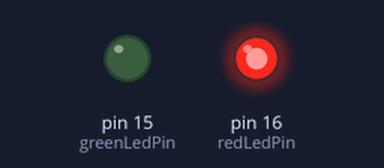
The sketch below on a simulated Arduino Uno, built with avr-gcc and run on an emulated ATmega328P. Shown: output pins drawn as LEDs (lit = HIGH). What the sketch prints to the serial monitor is not drawn.

Above: at 0.1 s.
Timing chart, 0 to 1.6 s (numbered marks = the images above):
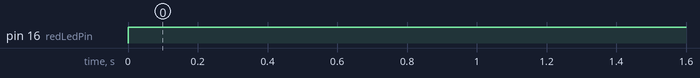

Measured:
- by itself, pin 16 (redLedPin): LOW → HIGH at 0.00 s

The sketch:

Test.ino
```cpp
const int mainDoorPin = 3;
const int receptionWindowPin = 4;
const int checkoutWindowPin = 5;

const int mainPowerPin = 10;

const int greenLedPin = 15;
const int redLedPin = 16;

bool mainDoorState;
bool receptionWindowState;
bool checkoutWindowState;

void setup() {
  Serial.begin(9600);
  pinMode(mainDoorPin, INPUT);
  pinMode(receptionWindowPin, INPUT);
  pinMode(checkoutWindowPin, INPUT);
  pinMode(greenLedPin, OUTPUT);
  pinMode(redLedPin, OUTPUT);
  pinMode(mainPowerPin, OUTPUT);
  digitalWrite(mainPowerPin, LOW);
}

void loop() {
  getSensors();
  if (mainDoorState || receptionWindowState || checkoutWindowState == LOW) {
      digitalWrite(mainPowerPin, LOW);
      digitalWrite(redLedPin, HIGH);
      errorMsgs();
    }
    else {
      digitalWrite(mainPowerPin, HIGH);
      digitalWrite(greenLedPin, HIGH);
      successMsgs();
    }
  delay(2000);
}

void errorMsgs() {
  Serial.println("");
  Serial.print("Main door: ");Serial.println(mainDoorState);
  Serial.print("Reception window: ");Serial.println(receptionWindowState);
  Serial.print("Checkout window: ");Serial.println(checkoutWindowState);
  Serial.println("Check doors and windows");
  Serial.println("");
}

void successMsgs() {
  Serial.println("System enabled");
}

void getSensors() {
  int x = 1;
  while (mainDoorState || receptionWindowState || checkoutWindowState == 1) {
    mainDoorState = digitalRead(mainDoorPin);
    receptionWindowState = digitalRead(receptionWindowPin);
    checkoutWindowState = digitalRead(checkoutWindowPin);
    x = 0;
  }
}
```
